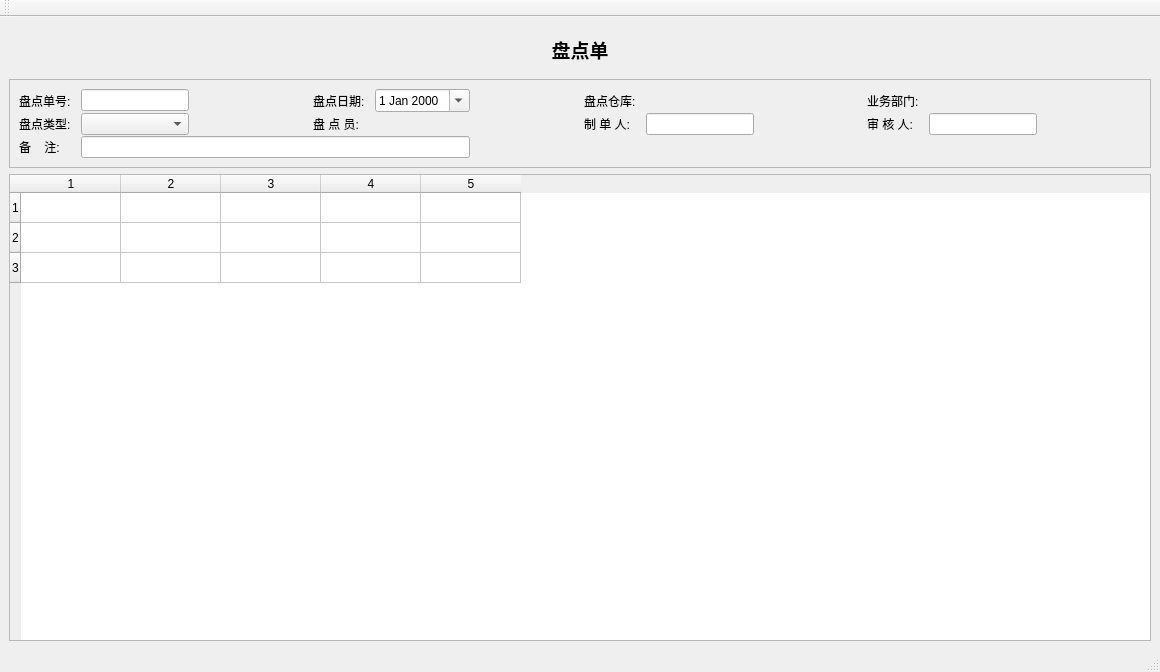
<?xml version="1.0" encoding="UTF-8"?>
<ui version="4.0">
 <class>StCheckWin</class>
 <widget class="QMainWindow" name="StCheckWin">
  <property name="geometry">
   <rect>
    <x>0</x>
    <y>0</y>
    <width>1160</width>
    <height>672</height>
   </rect>
  </property>
  <property name="windowTitle">
   <string>MainWindow</string>
  </property>
  <widget class="QWidget" name="centralwidget">
   <layout class="QVBoxLayout" name="verticalLayout_2">
    <item>
     <widget class="QFrame" name="frame_4">
      <property name="frameShape">
       <enum>QFrame::NoFrame</enum>
      </property>
      <property name="frameShadow">
       <enum>QFrame::Plain</enum>
      </property>
      <property name="lineWidth">
       <number>0</number>
      </property>
      <layout class="QHBoxLayout" name="horizontalLayout_4">
       <item>
        <widget class="QLabel" name="label_16">
         <property name="font">
          <font>
           <family>微软雅黑</family>
           <pointsize>14</pointsize>
           <weight>75</weight>
           <bold>true</bold>
          </font>
         </property>
         <property name="text">
          <string>盘点单</string>
         </property>
         <property name="alignment">
          <set>Qt::AlignCenter</set>
         </property>
        </widget>
       </item>
      </layout>
     </widget>
    </item>
    <item>
     <widget class="QFrame" name="frame_2">
      <property name="frameShape">
       <enum>QFrame::StyledPanel</enum>
      </property>
      <property name="frameShadow">
       <enum>QFrame::Plain</enum>
      </property>
      <layout class="QVBoxLayout" name="verticalLayout">
       <property name="spacing">
        <number>1</number>
       </property>
       <item>
        <layout class="QGridLayout" name="headGridLayout">
         <property name="horizontalSpacing">
          <number>10</number>
         </property>
         <item row="1" column="11">
          <spacer name="horizontalSpacer">
           <property name="orientation">
            <enum>Qt::Horizontal</enum>
           </property>
           <property name="sizeHint" stdset="0">
            <size>
             <width>40</width>
             <height>20</height>
            </size>
           </property>
          </spacer>
         </item>
         <item row="0" column="7">
          <widget class="QkSearchEditBox" name="whSearchEditbox"/>
         </item>
         <item row="0" column="2">
          <spacer name="horizontalSpacer_3">
           <property name="orientation">
            <enum>Qt::Horizontal</enum>
           </property>
           <property name="sizeHint" stdset="0">
            <size>
             <width>40</width>
             <height>20</height>
            </size>
           </property>
          </spacer>
         </item>
         <item row="0" column="5">
          <spacer name="horizontalSpacer_4">
           <property name="orientation">
            <enum>Qt::Horizontal</enum>
           </property>
           <property name="sizeHint" stdset="0">
            <size>
             <width>40</width>
             <height>20</height>
            </size>
           </property>
          </spacer>
         </item>
         <item row="0" column="0">
          <widget class="QLabel" name="idLabel">
           <property name="sizePolicy">
            <sizepolicy hsizetype="Fixed" vsizetype="Preferred">
             <horstretch>0</horstretch>
             <verstretch>0</verstretch>
            </sizepolicy>
           </property>
           <property name="text">
            <string>盘点单号:</string>
           </property>
          </widget>
         </item>
         <item row="0" column="3">
          <widget class="QLabel" name="label_2">
           <property name="sizePolicy">
            <sizepolicy hsizetype="Fixed" vsizetype="Preferred">
             <horstretch>0</horstretch>
             <verstretch>0</verstretch>
            </sizepolicy>
           </property>
           <property name="text">
            <string>盘点日期:</string>
           </property>
          </widget>
         </item>
         <item row="0" column="8">
          <spacer name="horizontalSpacer_5">
           <property name="orientation">
            <enum>Qt::Horizontal</enum>
           </property>
           <property name="sizeHint" stdset="0">
            <size>
             <width>40</width>
             <height>20</height>
            </size>
           </property>
          </spacer>
         </item>
         <item row="0" column="6">
          <widget class="QLabel" name="label_7">
           <property name="text">
            <string>盘点仓库:</string>
           </property>
          </widget>
         </item>
         <item row="0" column="4">
          <widget class="QDateEdit" name="dateEdit">
           <property name="sizePolicy">
            <sizepolicy hsizetype="Minimum" vsizetype="Fixed">
             <horstretch>0</horstretch>
             <verstretch>0</verstretch>
            </sizepolicy>
           </property>
           <property name="calendarPopup">
            <bool>true</bool>
           </property>
          </widget>
         </item>
         <item row="2" column="0">
          <widget class="QLabel" name="label_9">
           <property name="text">
            <string>备    注:</string>
           </property>
          </widget>
         </item>
         <item row="2" column="1" colspan="4">
          <widget class="QLineEdit" name="memoEdit"/>
         </item>
         <item row="0" column="1">
          <widget class="QLineEdit" name="noEdit">
           <property name="sizePolicy">
            <sizepolicy hsizetype="Fixed" vsizetype="Fixed">
             <horstretch>0</horstretch>
             <verstretch>0</verstretch>
            </sizepolicy>
           </property>
           <property name="dragEnabled">
            <bool>true</bool>
           </property>
           <property name="readOnly">
            <bool>true</bool>
           </property>
          </widget>
         </item>
         <item row="1" column="0">
          <widget class="QLabel" name="label">
           <property name="text">
            <string>盘点类型:</string>
           </property>
          </widget>
         </item>
         <item row="1" column="1">
          <widget class="QComboBox" name="busTypeComboBox">
           <property name="sizePolicy">
            <sizepolicy hsizetype="Preferred" vsizetype="Fixed">
             <horstretch>0</horstretch>
             <verstretch>0</verstretch>
            </sizepolicy>
           </property>
          </widget>
         </item>
         <item row="0" column="9">
          <widget class="QLabel" name="label_6">
           <property name="sizePolicy">
            <sizepolicy hsizetype="Fixed" vsizetype="Preferred">
             <horstretch>0</horstretch>
             <verstretch>0</verstretch>
            </sizepolicy>
           </property>
           <property name="text">
            <string>业务部门:</string>
           </property>
          </widget>
         </item>
         <item row="0" column="10">
          <widget class="QkSearchEditBox" name="depSearchEditbox">
           <property name="sizePolicy">
            <sizepolicy hsizetype="Minimum" vsizetype="Fixed">
             <horstretch>0</horstretch>
             <verstretch>0</verstretch>
            </sizepolicy>
           </property>
          </widget>
         </item>
         <item row="1" column="3">
          <widget class="QLabel" name="label_12">
           <property name="sizePolicy">
            <sizepolicy hsizetype="Fixed" vsizetype="Preferred">
             <horstretch>0</horstretch>
             <verstretch>0</verstretch>
            </sizepolicy>
           </property>
           <property name="text">
            <string>盘 点 员:</string>
           </property>
          </widget>
         </item>
         <item row="1" column="4">
          <widget class="QkSearchEditBox" name="userSearchEditbox">
           <property name="sizePolicy">
            <sizepolicy hsizetype="Fixed" vsizetype="Fixed">
             <horstretch>0</horstretch>
             <verstretch>0</verstretch>
            </sizepolicy>
           </property>
          </widget>
         </item>
         <item row="1" column="6">
          <widget class="QLabel" name="label_8">
           <property name="text">
            <string>制 单 人:</string>
           </property>
          </widget>
         </item>
         <item row="1" column="7">
          <widget class="QLineEdit" name="makerEdit">
           <property name="sizePolicy">
            <sizepolicy hsizetype="Fixed" vsizetype="Fixed">
             <horstretch>0</horstretch>
             <verstretch>0</verstretch>
            </sizepolicy>
           </property>
           <property name="readOnly">
            <bool>true</bool>
           </property>
          </widget>
         </item>
         <item row="1" column="9">
          <widget class="QLabel" name="label_10">
           <property name="text">
            <string>审 核 人:</string>
           </property>
          </widget>
         </item>
         <item row="1" column="10">
          <widget class="QLineEdit" name="auditEdit">
           <property name="sizePolicy">
            <sizepolicy hsizetype="Fixed" vsizetype="Fixed">
             <horstretch>0</horstretch>
             <verstretch>0</verstretch>
            </sizepolicy>
           </property>
           <property name="readOnly">
            <bool>true</bool>
           </property>
          </widget>
         </item>
        </layout>
       </item>
      </layout>
     </widget>
    </item>
    <item>
     <widget class="QTableWidget" name="tableWidget">
      <property name="rowCount">
       <number>3</number>
      </property>
      <property name="columnCount">
       <number>5</number>
      </property>
      <row/>
      <row/>
      <row/>
      <column/>
      <column/>
      <column/>
      <column/>
      <column/>
     </widget>
    </item>
   </layout>
  </widget>
  <widget class="QStatusBar" name="statusbar"/>
  <widget class="QToolBar" name="toolBar">
   <property name="windowTitle">
    <string>toolBar</string>
   </property>
   <attribute name="toolBarArea">
    <enum>TopToolBarArea</enum>
   </attribute>
   <attribute name="toolBarBreak">
    <bool>false</bool>
   </attribute>
  </widget>
 </widget>
 <customwidgets>
  <customwidget>
   <class>QkSearchEditBox</class>
   <extends>QWidget</extends>
   <header>qksearcheditbox.h</header>
  </customwidget>
 </customwidgets>
 <resources/>
 <connections/>
</ui>
